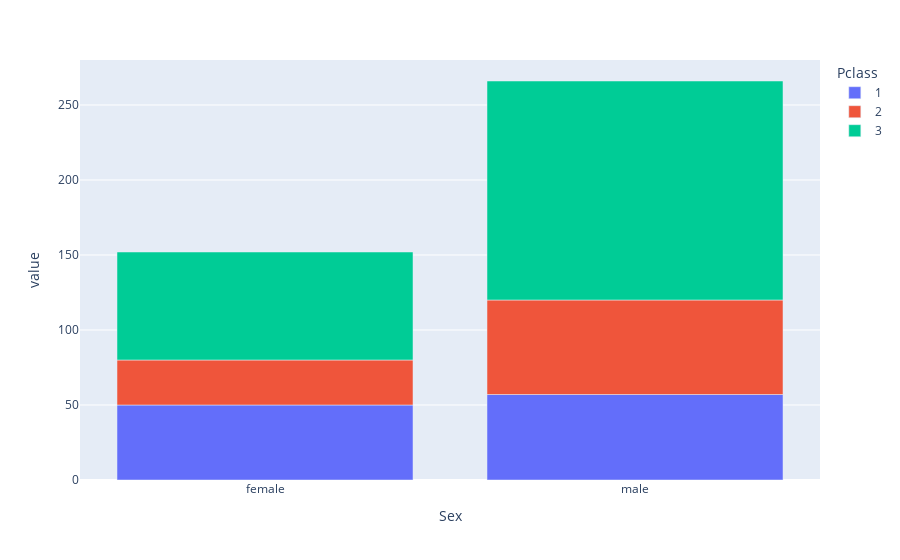

The code cell stored with this chart in its notebook:
### Code cell
px.bar(t)

### Figure 1 — Plotly figure (JSON) as saved in the notebook; plotly's stock layout.template omitted (floating-point values rounded to 4 significant figures)
{"data": [{"alignmentgroup": "True", "hovertemplate": "Pclass=1<br>Sex=%{x}<br>value=%{y}<extra></extra>", "legendgroup": "1", "marker": {"color": "#636efa", "pattern": {"shape": ""}}, "name": "1", "offsetgroup": "1", "orientation": "v", "showlegend": true, "textposition": "auto", "type": "bar", "x": ["female", "male"], "xaxis": "x", "y": [50, 57], "yaxis": "y"}, {"alignmentgroup": "True", "hovertemplate": "Pclass=2<br>Sex=%{x}<br>value=%{y}<extra></extra>", "legendgroup": "2", "marker": {"color": "#EF553B", "pattern": {"shape": ""}}, "name": "2", "offsetgroup": "2", "orientation": "v", "showlegend": true, "textposition": "auto", "type": "bar", "x": ["female", "male"], "xaxis": "x", "y": [30, 63], "yaxis": "y"}, {"alignmentgroup": "True", "hovertemplate": "Pclass=3<br>Sex=%{x}<br>value=%{y}<extra></extra>", "legendgroup": "3", "marker": {"color": "#00cc96", "pattern": {"shape": ""}}, "name": "3", "offsetgroup": "3", "orientation": "v", "showlegend": true, "textposition": "auto", "type": "bar", "x": ["female", "male"], "xaxis": "x", "y": [72, 146], "yaxis": "y"}], "layout": {"barmode": "relative", "legend": {"title": {"text": "Pclass"}, "tracegroupgap": 0}, "margin": {"t": 60}, "xaxis": {"anchor": "y", "domain": [0, 1], "title": {"text": "Sex"}}, "yaxis": {"anchor": "x", "domain": [0, 1], "title": {"text": "value"}}}}
